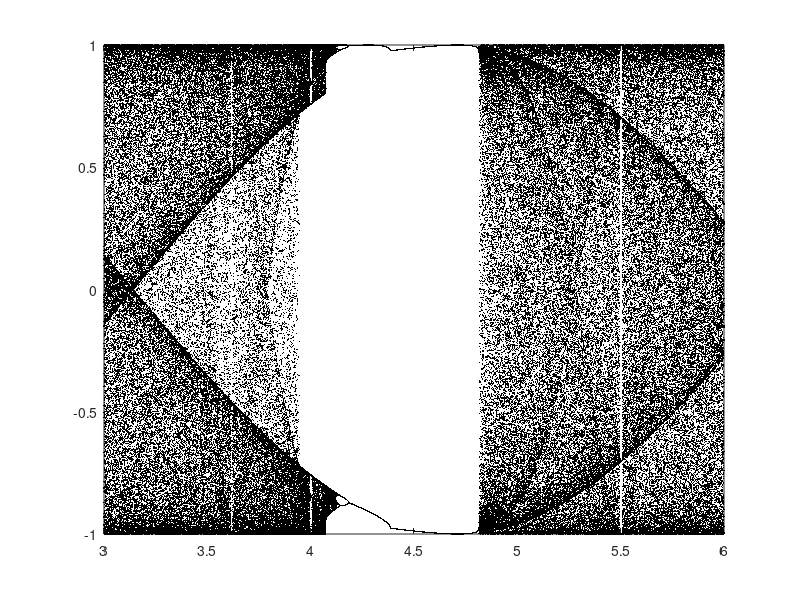

The MATLAB source for this figure:
clear;
clf;
u=3.0:0.001:6.0;
x=1;
for i=1:300
x=sin(u./x);
end
for j=1:80
x=sin(u./x);
plot(u,x,'k.','markersize',2)
hold on;
end